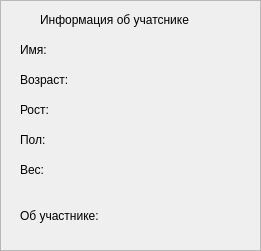
    <widget class="QFrame" name="informationFrame">
     <property name="enabled">
      <bool>true</bool>
     </property>
     <property name="geometry">
      <rect>
       <x>20</x>
       <y>280</y>
       <width>261</width>
       <height>251</height>
      </rect>
     </property>
     <property name="palette">
      <palette>
       <active/>
       <inactive/>
       <disabled/>
      </palette>
     </property>
     <property name="autoFillBackground">
      <bool>true</bool>
     </property>
     <property name="frameShape">
      <enum>QFrame::StyledPanel</enum>
     </property>
     <property name="frameShadow">
      <enum>QFrame::Raised</enum>
     </property>
     <widget class="QLabel" name="label_13">
      <property name="geometry">
       <rect>
        <x>40</x>
        <y>10</y>
        <width>201</width>
        <height>20</height>
       </rect>
      </property>
      <property name="text">
       <string>Информация об учатснике</string>
      </property>
     </widget>
     <widget class="QLabel" name="growthInfo">
      <property name="geometry">
       <rect>
        <x>20</x>
        <y>100</y>
        <width>81</width>
        <height>20</height>
       </rect>
      </property>
      <property name="text">
       <string>Рост:</string>
      </property>
     </widget>
     <widget class="QLabel" name="ageInfo">
      <property name="geometry">
       <rect>
        <x>20</x>
        <y>70</y>
        <width>111</width>
        <height>20</height>
       </rect>
      </property>
      <property name="text">
       <string>Возраст: </string>
      </property>
     </widget>
     <widget class="QLabel" name="nameInfo">
      <property name="geometry">
       <rect>
        <x>20</x>
        <y>40</y>
        <width>141</width>
        <height>20</height>
       </rect>
      </property>
      <property name="text">
       <string>Имя: </string>
      </property>
     </widget>
     <widget class="QLabel" name="aboutYourselfInfo">
      <property name="geometry">
       <rect>
        <x>20</x>
        <y>190</y>
        <width>241</width>
        <height>51</height>
       </rect>
      </property>
      <property name="text">
       <string>Об участнике:</string>
      </property>
     </widget>
     <widget class="QLabel" name="sexInfo">
      <property name="geometry">
       <rect>
        <x>20</x>
        <y>130</y>
        <width>181</width>
        <height>20</height>
       </rect>
      </property>
      <property name="text">
       <string>Пол:</string>
      </property>
     </widget>
     <widget class="QLabel" name="weightInfo">
      <property name="geometry">
       <rect>
        <x>20</x>
        <y>160</y>
        <width>101</width>
        <height>20</height>
       </rect>
      </property>
      <property name="text">
       <string>Вес:</string>
      </property>
     </widget>
    </widget>
